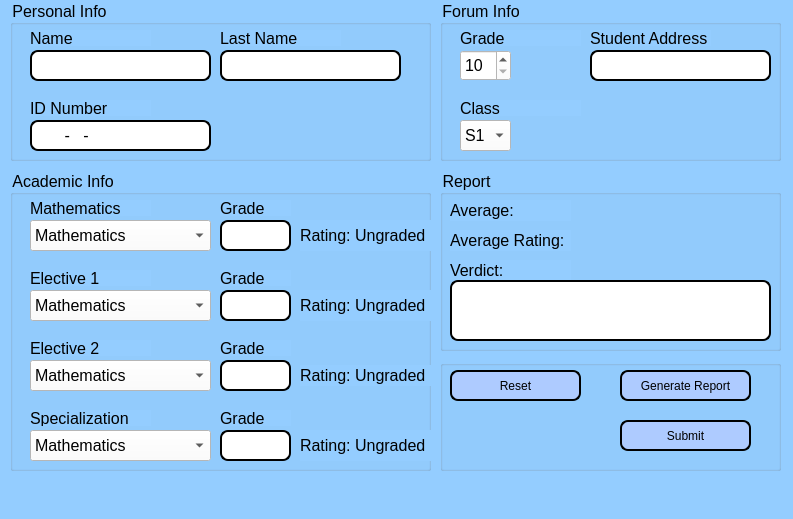
<?xml version="1.0" encoding="UTF-8"?>
<ui version="4.0">
 <class>StudentWindow</class>
 <widget class="QMainWindow" name="StudentWindow">
  <property name="geometry">
   <rect>
    <x>0</x>
    <y>0</y>
    <width>793</width>
    <height>519</height>
   </rect>
  </property>
  <property name="font">
   <font>
    <family>Arial</family>
    <pointsize>12</pointsize>
   </font>
  </property>
  <property name="windowTitle">
   <string>Generate Report</string>
  </property>
  <property name="styleSheet">
   <string notr="true">QWidget {
	
	background-color: rgb(148, 205, 255);
}

QMainWndow {
	
	background-color: rgb(148, 205, 255);
}

</string>
  </property>
  <widget class="QWidget" name="centralwidget">
   <property name="styleSheet">
    <string notr="true">QWidget {
	
	background-color: rgb(148, 205, 255);
}

</string>
   </property>
   <widget class="QGroupBox" name="grpPersonalInfo">
    <property name="geometry">
     <rect>
      <x>10</x>
      <y>0</y>
      <width>421</width>
      <height>161</height>
     </rect>
    </property>
    <property name="font">
     <font>
      <family>Arial</family>
      <pointsize>12</pointsize>
     </font>
    </property>
    <property name="styleSheet">
     <string notr="true">font: 12pt &quot;Arial&quot;;</string>
    </property>
    <property name="title">
     <string>Personal Info</string>
    </property>
    <widget class="QLabel" name="labelName">
     <property name="geometry">
      <rect>
       <x>20</x>
       <y>30</y>
       <width>121</width>
       <height>16</height>
      </rect>
     </property>
     <property name="font">
      <font>
       <family>Arial</family>
       <pointsize>12</pointsize>
       <weight>50</weight>
       <italic>false</italic>
       <bold>false</bold>
      </font>
     </property>
     <property name="text">
      <string>Name</string>
     </property>
    </widget>
    <widget class="QLineEdit" name="editName">
     <property name="geometry">
      <rect>
       <x>20</x>
       <y>50</y>
       <width>181</width>
       <height>31</height>
      </rect>
     </property>
     <property name="font">
      <font>
       <family>Arial</family>
       <pointsize>12</pointsize>
       <weight>50</weight>
       <italic>false</italic>
       <bold>false</bold>
      </font>
     </property>
     <property name="styleSheet">
      <string notr="true">QLineEdit {
    border: 2px solid white;
    border-radius: 8px;
	
	border-color: rgb(0, 0, 0);
    padding: 4px;
    background: white;
    color: black;
}

QLineEdit:hover {
    border: 2px solid #0078D7;
border-color: rgb(0, 0, 0);
    background: #E6F7FF;
}
</string>
     </property>
    </widget>
    <widget class="QLabel" name="labelLastName">
     <property name="geometry">
      <rect>
       <x>210</x>
       <y>30</y>
       <width>121</width>
       <height>16</height>
      </rect>
     </property>
     <property name="font">
      <font>
       <family>Arial</family>
       <pointsize>12</pointsize>
       <weight>50</weight>
       <italic>false</italic>
       <bold>false</bold>
      </font>
     </property>
     <property name="text">
      <string>Last Name</string>
     </property>
    </widget>
    <widget class="QLineEdit" name="editLastName">
     <property name="geometry">
      <rect>
       <x>210</x>
       <y>50</y>
       <width>181</width>
       <height>31</height>
      </rect>
     </property>
     <property name="font">
      <font>
       <family>Arial</family>
       <pointsize>12</pointsize>
       <weight>50</weight>
       <italic>false</italic>
       <bold>false</bold>
      </font>
     </property>
     <property name="styleSheet">
      <string notr="true">QLineEdit {
    border: 2px solid white;
    border-radius: 8px;
	
	border-color: rgb(0, 0, 0);
    padding: 4px;
    background: white;
    color: black;
}

QLineEdit:hover {
    border: 2px solid #0078D7;
border-color: rgb(0, 0, 0);
    background: #E6F7FF;
}
</string>
     </property>
    </widget>
    <widget class="QLabel" name="labelIDNumber">
     <property name="geometry">
      <rect>
       <x>20</x>
       <y>100</y>
       <width>121</width>
       <height>16</height>
      </rect>
     </property>
     <property name="font">
      <font>
       <family>Arial</family>
       <pointsize>12</pointsize>
       <weight>50</weight>
       <italic>false</italic>
       <bold>false</bold>
      </font>
     </property>
     <property name="text">
      <string>ID Number</string>
     </property>
    </widget>
    <widget class="QLineEdit" name="editIDNumber">
     <property name="geometry">
      <rect>
       <x>20</x>
       <y>120</y>
       <width>181</width>
       <height>31</height>
      </rect>
     </property>
     <property name="font">
      <font>
       <family>Arial</family>
       <pointsize>12</pointsize>
       <weight>50</weight>
       <italic>false</italic>
       <bold>false</bold>
      </font>
     </property>
     <property name="styleSheet">
      <string notr="true">QLineEdit {
    border: 2px solid white;
    border-radius: 8px;
	
	border-color: rgb(0, 0, 0);
    padding: 4px;
    background: white;
    color: black;
}

QLineEdit:hover {
    border: 2px solid #0078D7;
border-color: rgb(0, 0, 0);
    background: #E6F7FF;
}
</string>
     </property>
     <property name="inputMask">
      <string>######-###-####</string>
     </property>
    </widget>
   </widget>
   <widget class="QGroupBox" name="grpForumInfo">
    <property name="geometry">
     <rect>
      <x>440</x>
      <y>0</y>
      <width>341</width>
      <height>161</height>
     </rect>
    </property>
    <property name="font">
     <font>
      <family>Arial</family>
      <pointsize>12</pointsize>
     </font>
    </property>
    <property name="styleSheet">
     <string notr="true">font: 12pt &quot;Arial&quot;;</string>
    </property>
    <property name="title">
     <string>Forum Info</string>
    </property>
    <widget class="QLabel" name="labelStudentAddress">
     <property name="geometry">
      <rect>
       <x>150</x>
       <y>30</y>
       <width>121</width>
       <height>16</height>
      </rect>
     </property>
     <property name="font">
      <font>
       <family>Arial</family>
       <pointsize>12</pointsize>
       <weight>50</weight>
       <italic>false</italic>
       <bold>false</bold>
      </font>
     </property>
     <property name="text">
      <string>Student Address</string>
     </property>
    </widget>
    <widget class="QLineEdit" name="editStudentAddress">
     <property name="geometry">
      <rect>
       <x>150</x>
       <y>50</y>
       <width>181</width>
       <height>31</height>
      </rect>
     </property>
     <property name="font">
      <font>
       <family>Arial</family>
       <pointsize>12</pointsize>
       <weight>50</weight>
       <italic>false</italic>
       <bold>false</bold>
      </font>
     </property>
     <property name="styleSheet">
      <string notr="true">QLineEdit {
    border: 2px solid white;
    border-radius: 8px;
	
	border-color: rgb(0, 0, 0);
    padding: 4px;
    background: white;
    color: black;
}

QLineEdit:hover {
    border: 2px solid #0078D7;
border-color: rgb(0, 0, 0);
    background: #E6F7FF;
}
</string>
     </property>
    </widget>
    <widget class="QLabel" name="labelClass">
     <property name="geometry">
      <rect>
       <x>20</x>
       <y>100</y>
       <width>121</width>
       <height>16</height>
      </rect>
     </property>
     <property name="font">
      <font>
       <family>Arial</family>
       <pointsize>12</pointsize>
       <weight>50</weight>
       <italic>false</italic>
       <bold>false</bold>
      </font>
     </property>
     <property name="text">
      <string>Class</string>
     </property>
    </widget>
    <widget class="QLabel" name="labelGrade">
     <property name="geometry">
      <rect>
       <x>20</x>
       <y>30</y>
       <width>121</width>
       <height>16</height>
      </rect>
     </property>
     <property name="font">
      <font>
       <family>Arial</family>
       <pointsize>12</pointsize>
       <weight>50</weight>
       <italic>false</italic>
       <bold>false</bold>
      </font>
     </property>
     <property name="text">
      <string>Grade</string>
     </property>
    </widget>
    <widget class="QSpinBox" name="spinGrade">
     <property name="geometry">
      <rect>
       <x>20</x>
       <y>50</y>
       <width>51</width>
       <height>31</height>
      </rect>
     </property>
     <property name="font">
      <font>
       <family>Arial</family>
       <pointsize>12</pointsize>
       <weight>50</weight>
       <italic>false</italic>
       <bold>false</bold>
      </font>
     </property>
     <property name="styleSheet">
      <string notr="true">border-color: rgb(0, 0, 0);
background-color: rgb(255, 255, 255);</string>
     </property>
     <property name="minimum">
      <number>10</number>
     </property>
     <property name="maximum">
      <number>12</number>
     </property>
    </widget>
    <widget class="QComboBox" name="comboClass">
     <property name="geometry">
      <rect>
       <x>20</x>
       <y>120</y>
       <width>51</width>
       <height>31</height>
      </rect>
     </property>
     <property name="font">
      <font>
       <family>Arial</family>
       <pointsize>12</pointsize>
       <weight>50</weight>
       <italic>false</italic>
       <bold>false</bold>
      </font>
     </property>
     <property name="styleSheet">
      <string notr="true">border-color: rgb(0, 0, 0);
background-color: rgb(255, 255, 255);</string>
     </property>
     <item>
      <property name="text">
       <string>S1</string>
      </property>
     </item>
     <item>
      <property name="text">
       <string>S2</string>
      </property>
     </item>
     <item>
      <property name="text">
       <string>S3</string>
      </property>
     </item>
    </widget>
   </widget>
   <widget class="QGroupBox" name="grpAcademicInfo">
    <property name="geometry">
     <rect>
      <x>10</x>
      <y>170</y>
      <width>421</width>
      <height>301</height>
     </rect>
    </property>
    <property name="font">
     <font>
      <family>Arial</family>
      <pointsize>12</pointsize>
     </font>
    </property>
    <property name="styleSheet">
     <string notr="true">font: 12pt &quot;Arial&quot;;</string>
    </property>
    <property name="title">
     <string>Academic Info</string>
    </property>
    <widget class="QLabel" name="labelGradeMath">
     <property name="geometry">
      <rect>
       <x>210</x>
       <y>30</y>
       <width>71</width>
       <height>16</height>
      </rect>
     </property>
     <property name="font">
      <font>
       <family>Arial</family>
       <pointsize>12</pointsize>
       <weight>50</weight>
       <italic>false</italic>
       <bold>false</bold>
      </font>
     </property>
     <property name="text">
      <string>Grade</string>
     </property>
    </widget>
    <widget class="QLineEdit" name="editMathGrade">
     <property name="geometry">
      <rect>
       <x>210</x>
       <y>50</y>
       <width>71</width>
       <height>31</height>
      </rect>
     </property>
     <property name="font">
      <font>
       <family>Arial</family>
       <pointsize>12</pointsize>
       <weight>50</weight>
       <italic>false</italic>
       <bold>false</bold>
      </font>
     </property>
     <property name="styleSheet">
      <string notr="true">QLineEdit {
    border: 2px solid white;
    border-radius: 8px;
	
	border-color: rgb(0, 0, 0);
    padding: 4px;
    background: white;
    color: black;
}

QLineEdit:hover {
    border: 2px solid #0078D7;
border-color: rgb(0, 0, 0);
    background: #E6F7FF;
}
</string>
     </property>
    </widget>
    <widget class="QLabel" name="labelElective1">
     <property name="geometry">
      <rect>
       <x>20</x>
       <y>100</y>
       <width>121</width>
       <height>16</height>
      </rect>
     </property>
     <property name="font">
      <font>
       <family>Arial</family>
       <pointsize>12</pointsize>
       <weight>50</weight>
       <italic>false</italic>
       <bold>false</bold>
      </font>
     </property>
     <property name="text">
      <string>Elective 1</string>
     </property>
    </widget>
    <widget class="QLabel" name="labelMath">
     <property name="geometry">
      <rect>
       <x>20</x>
       <y>30</y>
       <width>121</width>
       <height>16</height>
      </rect>
     </property>
     <property name="font">
      <font>
       <family>Arial</family>
       <pointsize>12</pointsize>
       <weight>50</weight>
       <italic>false</italic>
       <bold>false</bold>
      </font>
     </property>
     <property name="text">
      <string>Mathematics</string>
     </property>
    </widget>
    <widget class="QComboBox" name="comboMathematics">
     <property name="geometry">
      <rect>
       <x>20</x>
       <y>50</y>
       <width>181</width>
       <height>31</height>
      </rect>
     </property>
     <property name="font">
      <font>
       <family>Arial</family>
       <pointsize>12</pointsize>
       <weight>50</weight>
       <italic>false</italic>
       <bold>false</bold>
      </font>
     </property>
     <property name="styleSheet">
      <string notr="true">border-color: rgb(0, 0, 0);
background-color: rgb(255, 255, 255);</string>
     </property>
     <item>
      <property name="text">
       <string>Mathematics</string>
      </property>
     </item>
     <item>
      <property name="text">
       <string>Mathematical Literacy</string>
      </property>
     </item>
     <item>
      <property name="text">
       <string>Advanced Placement Mathematics</string>
      </property>
     </item>
    </widget>
    <widget class="QLabel" name="labelElective2">
     <property name="geometry">
      <rect>
       <x>20</x>
       <y>170</y>
       <width>121</width>
       <height>16</height>
      </rect>
     </property>
     <property name="font">
      <font>
       <family>Arial</family>
       <pointsize>12</pointsize>
       <weight>50</weight>
       <italic>false</italic>
       <bold>false</bold>
      </font>
     </property>
     <property name="text">
      <string>Elective 2</string>
     </property>
    </widget>
    <widget class="QLabel" name="labelSpecialization">
     <property name="geometry">
      <rect>
       <x>20</x>
       <y>240</y>
       <width>121</width>
       <height>16</height>
      </rect>
     </property>
     <property name="font">
      <font>
       <family>Arial</family>
       <pointsize>12</pointsize>
       <weight>50</weight>
       <italic>false</italic>
       <bold>false</bold>
      </font>
     </property>
     <property name="text">
      <string>Specialization</string>
     </property>
    </widget>
    <widget class="QComboBox" name="comboElective1">
     <property name="geometry">
      <rect>
       <x>20</x>
       <y>120</y>
       <width>181</width>
       <height>31</height>
      </rect>
     </property>
     <property name="font">
      <font>
       <family>Arial</family>
       <pointsize>12</pointsize>
       <weight>50</weight>
       <italic>false</italic>
       <bold>false</bold>
      </font>
     </property>
     <property name="styleSheet">
      <string notr="true">border-color: rgb(0, 0, 0);
background-color: rgb(255, 255, 255);</string>
     </property>
     <item>
      <property name="text">
       <string>Mathematics</string>
      </property>
     </item>
     <item>
      <property name="text">
       <string>Mathematical Literacy</string>
      </property>
     </item>
     <item>
      <property name="text">
       <string>Advanced Placement Mathematics</string>
      </property>
     </item>
    </widget>
    <widget class="QComboBox" name="comboElective2">
     <property name="geometry">
      <rect>
       <x>20</x>
       <y>190</y>
       <width>181</width>
       <height>31</height>
      </rect>
     </property>
     <property name="font">
      <font>
       <family>Arial</family>
       <pointsize>12</pointsize>
       <weight>50</weight>
       <italic>false</italic>
       <bold>false</bold>
      </font>
     </property>
     <property name="styleSheet">
      <string notr="true">border-color: rgb(0, 0, 0);
background-color: rgb(255, 255, 255);</string>
     </property>
     <item>
      <property name="text">
       <string>Mathematics</string>
      </property>
     </item>
     <item>
      <property name="text">
       <string>Mathematical Literacy</string>
      </property>
     </item>
     <item>
      <property name="text">
       <string>Advanced Placement Mathematics</string>
      </property>
     </item>
    </widget>
    <widget class="QComboBox" name="comboSpecialization">
     <property name="geometry">
      <rect>
       <x>20</x>
       <y>260</y>
       <width>181</width>
       <height>31</height>
      </rect>
     </property>
     <property name="font">
      <font>
       <family>Arial</family>
       <pointsize>12</pointsize>
       <weight>50</weight>
       <italic>false</italic>
       <bold>false</bold>
      </font>
     </property>
     <property name="styleSheet">
      <string notr="true">border-color: rgb(0, 0, 0);
background-color: rgb(255, 255, 255);</string>
     </property>
     <item>
      <property name="text">
       <string>Mathematics</string>
      </property>
     </item>
     <item>
      <property name="text">
       <string>Mathematical Literacy</string>
      </property>
     </item>
     <item>
      <property name="text">
       <string>Advanced Placement Mathematics</string>
      </property>
     </item>
    </widget>
    <widget class="QLabel" name="labelGradeElective1">
     <property name="geometry">
      <rect>
       <x>210</x>
       <y>100</y>
       <width>71</width>
       <height>16</height>
      </rect>
     </property>
     <property name="font">
      <font>
       <family>Arial</family>
       <pointsize>12</pointsize>
       <weight>50</weight>
       <italic>false</italic>
       <bold>false</bold>
      </font>
     </property>
     <property name="text">
      <string>Grade</string>
     </property>
    </widget>
    <widget class="QLabel" name="labelGradeElective2">
     <property name="geometry">
      <rect>
       <x>210</x>
       <y>170</y>
       <width>71</width>
       <height>16</height>
      </rect>
     </property>
     <property name="font">
      <font>
       <family>Arial</family>
       <pointsize>12</pointsize>
       <weight>50</weight>
       <italic>false</italic>
       <bold>false</bold>
      </font>
     </property>
     <property name="text">
      <string>Grade</string>
     </property>
    </widget>
    <widget class="QLabel" name="labelSpecializationGrade">
     <property name="geometry">
      <rect>
       <x>210</x>
       <y>240</y>
       <width>71</width>
       <height>16</height>
      </rect>
     </property>
     <property name="font">
      <font>
       <family>Arial</family>
       <pointsize>12</pointsize>
       <weight>50</weight>
       <italic>false</italic>
       <bold>false</bold>
      </font>
     </property>
     <property name="text">
      <string>Grade</string>
     </property>
    </widget>
    <widget class="QLineEdit" name="editElective1Grade">
     <property name="geometry">
      <rect>
       <x>210</x>
       <y>120</y>
       <width>71</width>
       <height>31</height>
      </rect>
     </property>
     <property name="font">
      <font>
       <family>Arial</family>
       <pointsize>12</pointsize>
       <weight>50</weight>
       <italic>false</italic>
       <bold>false</bold>
      </font>
     </property>
     <property name="styleSheet">
      <string notr="true">QLineEdit {
    border: 2px solid white;
    border-radius: 8px;
	
	border-color: rgb(0, 0, 0);
    padding: 4px;
    background: white;
    color: black;
}

QLineEdit:hover {
    border: 2px solid #0078D7;
border-color: rgb(0, 0, 0);
    background: #E6F7FF;
}
</string>
     </property>
    </widget>
    <widget class="QLineEdit" name="editElective2Grade">
     <property name="geometry">
      <rect>
       <x>210</x>
       <y>190</y>
       <width>71</width>
       <height>31</height>
      </rect>
     </property>
     <property name="font">
      <font>
       <family>Arial</family>
       <pointsize>12</pointsize>
       <weight>50</weight>
       <italic>false</italic>
       <bold>false</bold>
      </font>
     </property>
     <property name="styleSheet">
      <string notr="true">QLineEdit {
    border: 2px solid white;
    border-radius: 8px;
	
	border-color: rgb(0, 0, 0);
    padding: 4px;
    background: white;
    color: black;
}

QLineEdit:hover {
    border: 2px solid #0078D7;
border-color: rgb(0, 0, 0);
    background: #E6F7FF;
}
</string>
     </property>
    </widget>
    <widget class="QLineEdit" name="editSpecializationGrade">
     <property name="geometry">
      <rect>
       <x>210</x>
       <y>260</y>
       <width>71</width>
       <height>31</height>
      </rect>
     </property>
     <property name="font">
      <font>
       <family>Arial</family>
       <pointsize>12</pointsize>
       <weight>50</weight>
       <italic>false</italic>
       <bold>false</bold>
      </font>
     </property>
     <property name="styleSheet">
      <string notr="true">QLineEdit {
    border: 2px solid white;
    border-radius: 8px;
	
	border-color: rgb(0, 0, 0);
    padding: 4px;
    background: white;
    color: black;
}

QLineEdit:hover {
    border: 2px solid #0078D7;
border-color: rgb(0, 0, 0);
    background: #E6F7FF;
}
</string>
     </property>
    </widget>
    <widget class="QLabel" name="labelSpecializationRate">
     <property name="geometry">
      <rect>
       <x>290</x>
       <y>260</y>
       <width>131</width>
       <height>31</height>
      </rect>
     </property>
     <property name="font">
      <font>
       <family>Arial</family>
       <pointsize>12</pointsize>
       <weight>50</weight>
       <italic>false</italic>
       <bold>false</bold>
      </font>
     </property>
     <property name="text">
      <string>Rating: Ungraded</string>
     </property>
    </widget>
    <widget class="QLabel" name="labelElective2Rate">
     <property name="geometry">
      <rect>
       <x>290</x>
       <y>195</y>
       <width>131</width>
       <height>21</height>
      </rect>
     </property>
     <property name="font">
      <font>
       <family>Arial</family>
       <pointsize>12</pointsize>
       <weight>50</weight>
       <italic>false</italic>
       <bold>false</bold>
      </font>
     </property>
     <property name="text">
      <string>Rating: Ungraded</string>
     </property>
    </widget>
    <widget class="QLabel" name="labelElective1Rate">
     <property name="geometry">
      <rect>
       <x>290</x>
       <y>120</y>
       <width>131</width>
       <height>31</height>
      </rect>
     </property>
     <property name="font">
      <font>
       <family>Arial</family>
       <pointsize>12</pointsize>
       <weight>50</weight>
       <italic>false</italic>
       <bold>false</bold>
      </font>
     </property>
     <property name="text">
      <string>Rating: Ungraded</string>
     </property>
    </widget>
    <widget class="QLabel" name="labelMathRate">
     <property name="geometry">
      <rect>
       <x>290</x>
       <y>50</y>
       <width>131</width>
       <height>31</height>
      </rect>
     </property>
     <property name="font">
      <font>
       <family>Arial</family>
       <pointsize>12</pointsize>
       <weight>50</weight>
       <italic>false</italic>
       <bold>false</bold>
      </font>
     </property>
     <property name="text">
      <string>Rating: Ungraded</string>
     </property>
    </widget>
   </widget>
   <widget class="QGroupBox" name="grpReport">
    <property name="geometry">
     <rect>
      <x>440</x>
      <y>170</y>
      <width>341</width>
      <height>181</height>
     </rect>
    </property>
    <property name="font">
     <font>
      <family>Arial</family>
      <pointsize>12</pointsize>
     </font>
    </property>
    <property name="styleSheet">
     <string notr="true">font: 12pt &quot;Arial&quot;;</string>
    </property>
    <property name="title">
     <string>Report</string>
    </property>
    <widget class="QLabel" name="labelAverage">
     <property name="geometry">
      <rect>
       <x>10</x>
       <y>30</y>
       <width>121</width>
       <height>21</height>
      </rect>
     </property>
     <property name="font">
      <font>
       <family>Arial</family>
       <pointsize>12</pointsize>
       <weight>50</weight>
       <italic>false</italic>
       <bold>false</bold>
      </font>
     </property>
     <property name="text">
      <string>Average:</string>
     </property>
    </widget>
    <widget class="QLabel" name="labelAverageRating">
     <property name="geometry">
      <rect>
       <x>10</x>
       <y>60</y>
       <width>121</width>
       <height>21</height>
      </rect>
     </property>
     <property name="font">
      <font>
       <family>Arial</family>
       <pointsize>12</pointsize>
      </font>
     </property>
     <property name="text">
      <string>Average Rating:</string>
     </property>
    </widget>
    <widget class="QLabel" name="labelVerdict">
     <property name="geometry">
      <rect>
       <x>10</x>
       <y>90</y>
       <width>121</width>
       <height>21</height>
      </rect>
     </property>
     <property name="font">
      <font>
       <family>Arial</family>
       <pointsize>12</pointsize>
       <weight>50</weight>
       <italic>false</italic>
       <bold>false</bold>
      </font>
     </property>
     <property name="text">
      <string>Verdict:</string>
     </property>
    </widget>
    <widget class="QTextBrowser" name="browserVerdict">
     <property name="geometry">
      <rect>
       <x>10</x>
       <y>110</y>
       <width>321</width>
       <height>61</height>
      </rect>
     </property>
     <property name="styleSheet">
      <string notr="true">QTextBrowser {
    border: 2px solid white;
    border-radius: 8px;
	
	border-color: rgb(0, 0, 0);
    padding: 4px;
    background: white;
    color: black;
}

QTextBrowser:hover {
    border: 2px solid #0078D7;
border-color: rgb(0, 0, 0);
    background: #E6F7FF;
}
</string>
     </property>
    </widget>
   </widget>
   <widget class="QGroupBox" name="grpButtons">
    <property name="geometry">
     <rect>
      <x>440</x>
      <y>360</y>
      <width>341</width>
      <height>111</height>
     </rect>
    </property>
    <property name="font">
     <font>
      <family>Arial</family>
      <pointsize>12</pointsize>
     </font>
    </property>
    <property name="styleSheet">
     <string notr="true">font: 12pt &quot;Arial&quot;;</string>
    </property>
    <property name="title">
     <string/>
    </property>
    <widget class="QPushButton" name="buttonSubmit">
     <property name="geometry">
      <rect>
       <x>180</x>
       <y>60</y>
       <width>131</width>
       <height>31</height>
      </rect>
     </property>
     <property name="styleSheet">
      <string notr="true">
QPushButton {
    border: 2px solid white;
    border-radius: 8px;
	
	border-color: rgb(0, 0, 0);
    padding: 4px;
    background-color: rgb(174, 203, 255);
    color: black;
}

QPushButton:hover {
    border: 2px solid #0078D7;
border-color: rgb(0, 0, 0);
    background: #E6F7FF;
}
</string>
     </property>
     <property name="text">
      <string>Submit</string>
     </property>
    </widget>
    <widget class="QPushButton" name="buttonReset">
     <property name="geometry">
      <rect>
       <x>10</x>
       <y>10</y>
       <width>131</width>
       <height>31</height>
      </rect>
     </property>
     <property name="styleSheet">
      <string notr="true">
QPushButton {
    border: 2px solid white;
    border-radius: 8px;
	
	border-color: rgb(0, 0, 0);
    padding: 4px;
    background-color: rgb(174, 203, 255);
    color: black;
}

QPushButton:hover {
    border: 2px solid #0078D7;
border-color: rgb(0, 0, 0);
    background: #E6F7FF;
}
</string>
     </property>
     <property name="text">
      <string>Reset</string>
     </property>
    </widget>
    <widget class="QPushButton" name="buttonGenerateReport">
     <property name="geometry">
      <rect>
       <x>180</x>
       <y>10</y>
       <width>131</width>
       <height>31</height>
      </rect>
     </property>
     <property name="styleSheet">
      <string notr="true">
QPushButton {
    border: 2px solid white;
    border-radius: 8px;
	
	border-color: rgb(0, 0, 0);
    padding: 4px;
    background-color: rgb(174, 203, 255);
    color: black;
}

QPushButton:hover {
    border: 2px solid #0078D7;
border-color: rgb(0, 0, 0);
    background: #E6F7FF;
}
</string>
     </property>
     <property name="text">
      <string>Generate Report</string>
     </property>
    </widget>
   </widget>
  </widget>
  <widget class="QMenuBar" name="menubar">
   <property name="geometry">
    <rect>
     <x>0</x>
     <y>0</y>
     <width>793</width>
     <height>21</height>
    </rect>
   </property>
  </widget>
  <widget class="QStatusBar" name="statusbar"/>
 </widget>
 <resources/>
 <connections/>
</ui>
